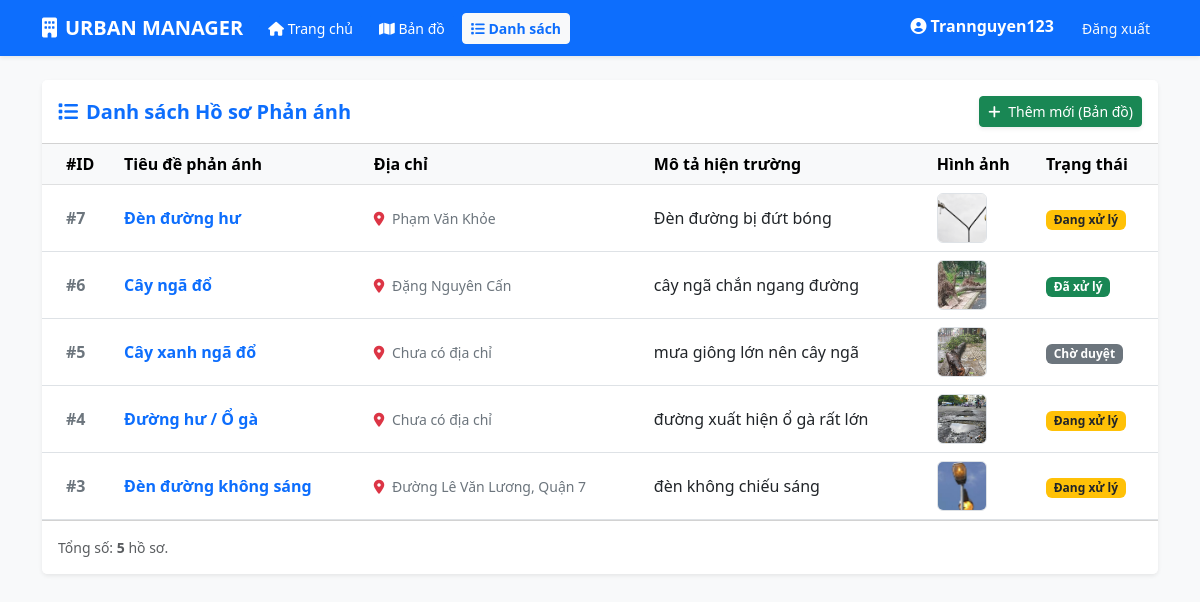
Page /danh-sach/ (signed in) on the committed database.
### maps/models.py (models this page shows, shortened)
class PhanAnh(models.Model):
    tieu_de = models.CharField(max_length=200, verbose_name="Tiêu đề")
    mo_ta = models.TextField(verbose_name="Mô tả chi tiết")
    dia_chi = models.CharField(max_length=255, blank=True, null=True, verbose_name="Địa chỉ/Tên đường")
    du_lieu_toa_do = models.TextField(verbose_name="Danh sách tọa độ")
    hinh_anh = models.ImageField(upload_to='hien_truong/', blank=True, null=True, verbose_name="Ảnh hiện trường")
    thoi_gian = models.DateTimeField(auto_now_add=True, verbose_name="Thời gian gửi")
    TRANG_THAI_CHOICES = [
        ('cho_duyet', 'Chờ duyệt'),
        ('dang_xu_ly', 'Đang xử lý'),
        ('da_xu_ly', 'Đã xử lý xong'),
    ]
    trang_thai = models.CharField(max_length=20, choices=TRANG_THAI_CHOICES, default='cho_duyet', verbose_name="Trạng thái")
    nguoi_gui = models.ForeignKey(User, on_delete=models.SET_NULL, null=True, blank=True)
    class Meta:
        verbose_name = "Tin Phản Ánh"
        verbose_name_plural = "Danh sách Phản Ánh"

### maps/views.py (the view)
# urls.py: path('danh-sach/', views.list_view, name='list'),
def list_view(request):
    danh_sach = PhanAnh.objects.all().order_by('-id') # Sửa thành -id để bài mới nhất lên đầu
    return render(request, 'maps/list.html', {'phan_anh': danh_sach})

### maps/templates/maps/list.html (shortened to what this page needs)
<!DOCTYPE html>
<html lang="vi">
<head>
    <link href="https://cdn.jsdelivr.net/npm/bootstrap@5.3.0/dist/css/bootstrap.min.css" rel="stylesheet">
    <link rel="stylesheet" href="https://cdnjs.cloudflare.com/ajax/libs/font-awesome/6.4.0/css/all.min.css">
</head>
<body class="bg-light">
    <nav class="navbar navbar-expand-lg navbar-dark bg-primary shadow-sm mb-4">
        <div class="container">
            <a class="navbar-brand fw-bold" href="{% url 'home' %}"><i class="fa-solid fa-building me-2"></i>URBAN MANAGER</a>
            <div class="d-flex gap-2">
                <a href="{% url 'home' %}" class="btn btn-primary btn-sm"><i class="fa-solid fa-house"></i> Trang chủ</a>
                <a href="{% url 'map_home' %}" class="btn btn-primary btn-sm"><i class="fa-solid fa-map"></i> Bản đồ</a>
                <a href="#" class="btn btn-light text-primary fw-bold btn-sm"><i class="fa-solid fa-list"></i> Danh sách</a>
            </div>
            <div class="ms-auto">
                {% if user.is_authenticated %}
                    <span class="text-white fw-bold me-3"><i class="fa-solid fa-user-circle"></i> {{ user.username }}</span>
                    <a href="{% url 'logout' %}" class="btn btn-outline-light btn-sm border-0">Đăng xuất</a>
                {% else %}
                    <a href="{% url 'login' %}" class="btn btn-light text-primary fw-bold btn-sm">
                        <i class="fa-solid fa-user me-1"></i> Đăng nhập
                    </a>
                {% endif %}
            </div>
        </div>
    </nav>
    <div class="container">
        <div class="card shadow-sm border-0">
            <div class="card-header bg-white py-3 d-flex justify-content-between align-items-center">
                <h5 class="mb-0 text-primary fw-bold"><i class="fas fa-list me-2"></i>Danh sách Hồ sơ Phản ánh</h5>
                {% if user.is_authenticated %}
                    <a href="{% url 'map_home' %}" class="btn btn-success btn-sm shadow-sm">
                        <i class="fas fa-plus me-1"></i> Thêm mới (Bản đồ)
                    </a>
                {% else %}
                    <a href="{% url 'login' %}" class="btn btn-outline-primary btn-sm">
                        <i class="fas fa-lock me-1"></i> Đăng nhập để thêm
                    </a>
                {% endif %}
                </div>
            <div class="card-body p-0">
                <div class="table-responsive">
                    <table class="table table-hover align-middle mb-0">
                        <thead class="table-light">
                            <tr>
                                <th class="ps-4">#ID</th>
                                <th>Tiêu đề phản ánh</th>
                                <th>Địa chỉ</th>
                                <th>Mô tả hiện trường</th>
                                <th>Hình ảnh</th>
                                <th>Trạng thái</th>
                            </tr>
                        </thead>
                        <tbody>
                            {% for p in phan_anh %}
                            <tr>
                                <td class="ps-4 fw-bold text-secondary">#{{ p.id }}</td>
                                <td class="fw-bold text-primary">{{ p.tieu_de }}</td>
                                <td class="text-secondary small">
                                    <i class="fas fa-map-marker-alt text-danger me-1"></i>
                                    {{ p.dia_chi|default:"Chưa có địa chỉ" }}
                                </td>
                                <td>{{ p.mo_ta|truncatechars:50 }}</td>
                                <td>
                                    {% if p.hinh_anh %}
                                        <img src="{{ p.hinh_anh.url }}" class="rounded border" style="width: 50px; height: 50px; object-fit: cover;">
                                    {% else %}
                                        <span class="text-muted small">--</span>
                                    {% endif %}
                                </td>
                                <td>
                                    {% if p.trang_thai == 'cho_duyet' %}
                                        <span class="badge bg-secondary">Chờ duyệt</span>
                                    {% elif p.trang_thai == 'da_xu_ly' %}
                                        <span class="badge bg-success">Đã xử lý</span>
                                    {% else %}
                                        <span class="badge bg-warning text-dark">Đang xử lý</span>
                                    {% endif %}
                                </td>
                            </tr>
                            {% endfor %}
                        </tbody>
                    </table>
                </div>
            </div>
            <div class="card-footer bg-white text-muted small py-3">
                Tổng số: <strong>{{ phan_anh|length }}</strong> hồ sơ.
            </div>
        </div>
    </div>
</body>
</html>

### rows in the picture
PhanAnh: id "7", tieu_de "Đèn đường hư", dia_chi "Phạm Văn Khỏe", mo_ta "Đèn đường bị đứt bóng", hinh_anh (picture), trang_thai "Đang xử lý"
PhanAnh: id "6", tieu_de "Cây ngã đổ", dia_chi "Đặng Nguyên Cấn", mo_ta "cây ngã chắn ngang đường", hinh_anh (picture), trang_thai "Đã xử lý"
PhanAnh: id "5", tieu_de "Cây xanh ngã đổ", dia_chi "Chưa có địa chỉ", mo_ta "mưa giông lớn nên cây ngã", hinh_anh (picture), trang_thai "Chờ duyệt"
PhanAnh: id "4", tieu_de "Đường hư / Ổ gà", dia_chi "Chưa có địa chỉ", mo_ta "đường xuất hiện ổ gà rất lớn", hinh_anh (picture), trang_thai "Đang xử lý"
PhanAnh: id "3", tieu_de "Đèn đường không sáng", dia_chi "Đường Lê Văn Lương, Quận 7", mo_ta "đèn không chiếu sáng", hinh_anh (picture), trang_thai "Đang xử lý"

### other values in the picture
{{ user.username }} "Trannguyen123"
{{ phan_anh|length }} "5"
